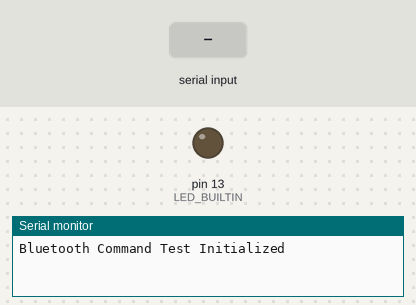
The sketch below on a simulated Arduino Uno, built with avr-gcc and run on an emulated ATmega328P. Shown: output pins drawn as LEDs (lit = HIGH), the last lines printed to the serial monitor. Inputs (shaded band) come from the test bench.

Above: at 1.2 s.
1.3 s: "1" received over the second serial link
At 2.5 s:
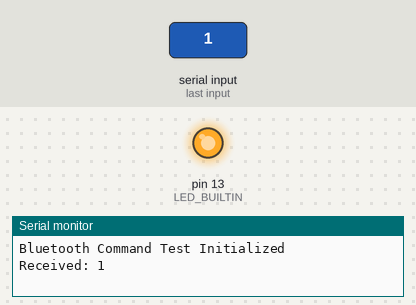
2.8 s: "0" received over the second serial link
At 3.7 s:
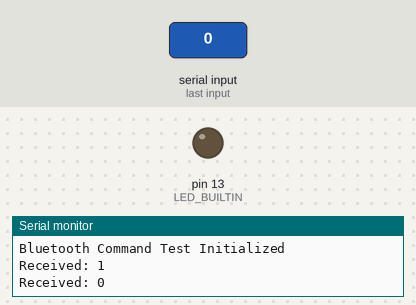
Timing chart, 0 to 5.8 s (numbered marks = the images above; inputs shaded):
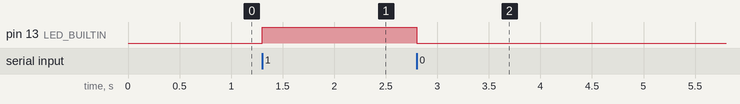

The sketch:

Bluetooth_Module_Test.ino
```cpp
/*
  Bluetooth Module (HC-05/HC-06) Test
  Description: Receives commands via a Bluetooth terminal app to control the onboard LED.

  Connections:
  - HC-05 VCC to 5V on Arduino
  - HC-05 GND to GND on Arduino
  - HC-05 TXD to Arduino Pin 10 (Software RX)
  - HC-05 RXD to Arduino Pin 11 (Software TX)
*/

#include <SoftwareSerial.h>

SoftwareSerial bluetooth(10, 11); // RX, TX

char command;

void setup() {
  Serial.begin(9600);
  Serial.println("Bluetooth Command Test Initialized");

  bluetooth.begin(9600);

  pinMode(LED_BUILTIN, OUTPUT);
}

void loop() {
  if (bluetooth.available() > 0) {
    command = bluetooth.read();

    Serial.print("Received: ");
    Serial.println(command);

    if (command == '1') {
      digitalWrite(LED_BUILTIN, HIGH);
      bluetooth.println("LED is ON");
    } else if (command == '0') {
      digitalWrite(LED_BUILTIN, LOW);
      bluetooth.println("LED is OFF");
    }
  }
}
```

Measured:
- after the input at 1.3 s, pin 13 (LED_BUILTIN): LOW → HIGH at once
- after the input at 2.8 s, pin 13 (LED_BUILTIN): HIGH → LOW at once
